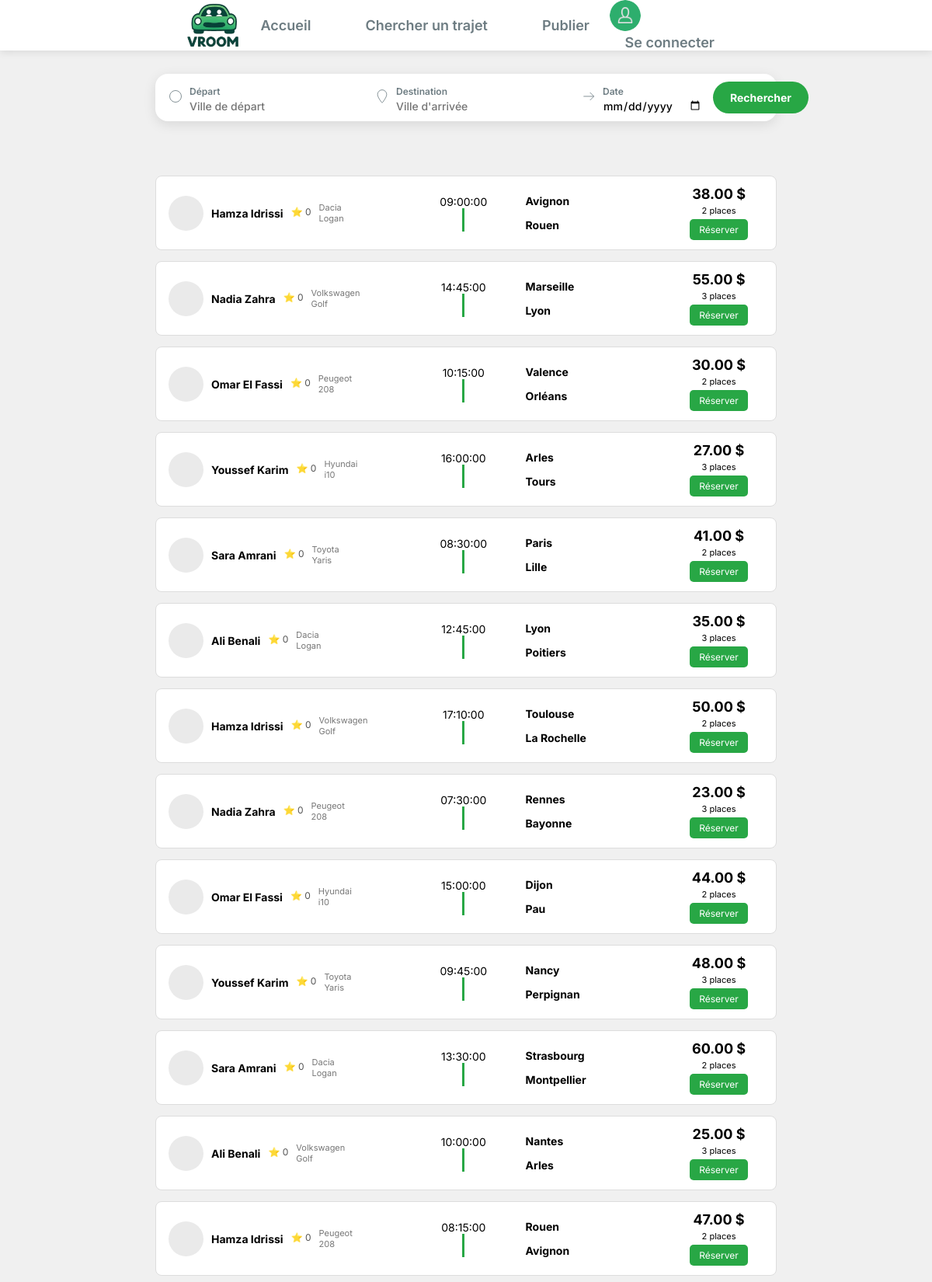
Screenshot of /index.php?page=recherche_trajet (upper part) with the database file from the repository.
### tables this page shows
CREATE TABLE `annonces` (
  `id` bigint(20) UNSIGNED NOT NULL,
  `id_conducteur` bigint(20) UNSIGNED NOT NULL,
  `id_vehicule` bigint(20) UNSIGNED NOT NULL,
  `date_depart` date NOT NULL,
  `heure_depart` time NOT NULL,
  `datetime_depart` datetime NOT NULL,
  `prix_par_personne` decimal(10,2) NOT NULL,
  `places_disponibles` int(11) NOT NULL,
  `description` text NOT NULL,
  `id_lieu_depart` bigint(20) UNSIGNED NOT NULL,
  `id_lieu_arrivee` bigint(20) UNSIGNED NOT NULL,
  `statut` enum('active','complete','annulee','expiree') DEFAULT 'active',
  `date_creation` timestamp NOT NULL DEFAULT current_timestamp(),
  `distance_km` decimal(6,2) DEFAULT NULL,
  `duree_minutes` int(11) DEFAULT NULL,
  `heure_arrivee` time DEFAULT NULL,
  `date_arrivee` date DEFAULT NULL,
  `route_index` int(11) DEFAULT 0,
  `trafic` tinyint(1) DEFAULT 1
);

CREATE TABLE `utilisateurs` (
  `id` bigint(20) UNSIGNED NOT NULL,
  `nom` varchar(255) NOT NULL,
  `prenom` varchar(255) NOT NULL,
  `email` varchar(255) DEFAULT NULL,
  `telephone` varchar(20) DEFAULT NULL,
  `avatar` varchar(255) DEFAULT NULL,
  `biographie` text DEFAULT NULL,
  `mot_de_passe` varchar(255) NOT NULL,
  `token_notification` varchar(255) DEFAULT NULL,
  `premiere_connexion` tinyint(1) NOT NULL DEFAULT 1,
  `try_token` int(11) NOT NULL DEFAULT 0,
  `remember_token` varchar(100) DEFAULT NULL,
  `date_creation` timestamp NOT NULL DEFAULT current_timestamp(),
  `date_mise_a_jour` timestamp NOT NULL DEFAULT current_timestamp() ON UPDATE current_timestamp(),
  `note` float DEFAULT 0,
  `photo_profil` varchar(255) DEFAULT NULL
);

CREATE TABLE `vehicules` (
  `id` bigint(20) UNSIGNED NOT NULL,
  `id_utilisateur` bigint(20) UNSIGNED NOT NULL,
  `marque` varchar(100) NOT NULL,
  `modele` varchar(100) NOT NULL,
  `annee` year(4) NOT NULL,
  `couleur` varchar(50) NOT NULL,
  `matricule` varchar(50) NOT NULL,
  `date_creation` timestamp NOT NULL DEFAULT current_timestamp()
);

CREATE TABLE `lieux` (
  `id` bigint(20) UNSIGNED NOT NULL,
  `nom` varchar(255) NOT NULL,
  `latitude` decimal(10,6) NOT NULL,
  `longitude` decimal(10,6) NOT NULL
);

### Controleur/c_trajet.php (called while the page is built, shortened)
<?php
require_once __DIR__ . '/../Modele/annonces.php';
class c_recherche_trajet {
    public function afficher(): void {
        $annonces = Annonces::recherche_trajets();
        require __DIR__ . '/../Vue/head.php';
        require __DIR__ . '/../Vue/header.php';
        require __DIR__ . '/../Vue/pages/v_recherche_trajet.php';
        require __DIR__ . '/../Vue/footer.php';
    }
}
?>

### Modele/annonces.php (called while the page is built, shortened)
<?php
class Annonces {
    public static function recherche_trajets(array $filters = [], string $sort = 'date_desc'): array {
    $trajets = [];
    $db = dbConnect();
    $sql = "SELECT id
            FROM annonces
            WHERE statut = :statut";
    $params = [
        ':statut' => 'active'
    ];
    switch ($sort) {
        case 'date_desc':
        default:
            $sql .= " ORDER BY date_depart DESC";
            break;
    }
    $stmt = $db->prepare($sql);
    $stmt->execute($params);
    while ($row = $stmt->fetch(PDO::FETCH_ASSOC)) {
        $trajets[] = [
            "id" => (int) $row["id"],
        ];
    }
    return $trajets;
    }
    public static function detail_trajet(int $id): ?array
    {
        $db = dbConnect();
        $sql = "
        SELECT
            a.id,
            a.date_depart,
            a.heure_depart,
            a.prix_par_personne,
            a.places_disponibles,
            a.description,
            u.nom AS conducteur_nom,
            u.note AS conducteur_note,
            u.avatar,
            v.marque,
            v.modele,
            ld.nom AS lieu_depart,
            la.nom AS lieu_arrivee
        FROM annonces a
        JOIN utilisateurs u ON a.id_conducteur = u.id
        JOIN vehicules v ON a.id_vehicule = v.id
        JOIN lieux ld ON a.id_lieu_depart = ld.id
        JOIN lieux la ON a.id_lieu_arrivee = la.id
        WHERE a.id = :id
        AND a.statut = 'active'
        ";
        $stmt = $db->prepare($sql);
        $stmt->execute(['id' => $id]);
        $annonce = $stmt->fetch(PDO::FETCH_ASSOC);
        return $annonce ?: null;
    }
}

### Vue/pages/v_recherche_trajet.php (the view, shortened to what this page needs)
<body>
    <section class="search-container">
        <form class="search-box" action="index.php" method="GET">
            <div class="search-field">
                <div class="icon"><svg viewBox="0 0 24 24"><circle cx="12" cy="12" r="9"/></svg></div>
                <div class="field-content">
                    <label>Départ</label>
                    <input type="text" name="depart" placeholder="Ville de départ">
                </div>
            </div>
            <div class="search-field">
                <div class="icon"><svg viewBox="0 0 24 24"><path d="M12 2a7 7 0 0 0-7 7c0 5.25 7 13 7 13s7-7.75 7-13a7 7 0 0 0-7-7z"/></svg></div>
                <div class="field-content">
                    <label>Destination</label>
                    <input type="text" name="destination" placeholder="Ville d'arrivée">
                </div>
            </div>
            <div class="search-field">
                <div class="icon"><svg viewBox="0 0 24 24"><path d="M4 12h16m-6-6l6 6-6 6"/></svg></div>
                <div class="field-content">
                    <label>Date</label>
                    <input type="date" name="date">
                </div>
            </div>
            <button class="search-btn" type="submit" name="action" value="actionChercherTrajets">Rechercher</button>
        </form>
    </section>
    <section class="trajets-container">
            <?php if (!empty($annonces)): ?>
                <?php foreach ($annonces as $annonce):
                    $trajet = Annonces::detail_trajet((int)$annonce['id']);
                ?>
                    <div class="trajet-ligne">
                        <div class="col-driver">
                            <div class="avatar"><?= htmlspecialchars($trajet["avatar"] ?? '') ?></div>
                            <div class="driver-name"><?= htmlspecialchars($trajet["conducteur_nom"] ?? '') ?></div>
                            <div class="driver-stars">⭐ <?= htmlspecialchars($trajet["conducteur_note"] ?? 0) ?></div>
                            <div class="driver-details">
                                <p><?= htmlspecialchars($trajet["marque"] ?? '') ?></p>
                                <p><?= htmlspecialchars($trajet["modele"] ?? '') ?></p>
                            </div>
                        </div>
                        <div class="col-horaires">
                            <div class="time-block">
                                <span class="heure"><?= htmlspecialchars($trajet["heure_depart"]) ?></span>
                            </div>
                            <div >
                                <div class="bar"></div>
                            </div>
                        </div>
                        <div class="col-villes">
                            <div class="ville">
                                <h4><?= htmlspecialchars($trajet["lieu_depart"] ?? '') ?></h4>
                            </div>
                            <div class="ville">
                                <h4><?= htmlspecialchars($trajet["lieu_arrivee"] ?? '') ?></h4>
                            </div>
                        </div>
                        <div class="col-prix">
                            <div class="prix"><?= htmlspecialchars($trajet["prix_par_personne"] ?? '') ?> $</div>
                            <div class="prix-info"><?= htmlspecialchars($trajet["places_disponibles"] ?? '')?> places</div>
                            <button class="btn-reserver"
                                onclick="window.location.href='index.php?page=detail_trajet&id=<?= htmlspecialchars($trajet['id']) ?>'">
                                Réserver
                            </button>
                        </div>
                    </div>
                <?php endforeach; ?>
            <?php else: ?>
                <p>Aucun trajet trouvé</p>
            <?php endif; ?>
    </section>
</body>

### Ressources/CSS/commun.css (style rules this page uses)
:root { --couleurVerte: #28a745; --couleurVerteFonce: #1f7e36; --texteGris: #6d7c82; --titreNoir: #222; --fondClair: #ffffff; --ombre: rgba(0,0,0,0.10); --ombreHover: rgba(0,0,0,0.18); }
* { font-family: 'Inter', sans-serif; box-sizing: border-box; padding: 0; margin: 0; }
body { background-color: #f0f0f0; align-items: center; justify-content: center; margin: auto 0; }

### Ressources/CSS/recherche_trajet.css (style rules this page uses)
.search-container { transform: translateX(0%); max-width: 800px; margin: 30px auto 20px auto; }
.search-box { background: var(--fondClair); width: 100%; padding: 10px 16px; border-radius: 16px; display: flex; align-items: center; gap: 14px; box-shadow: 0 4px 16px rgba(0,0,0,0.10); }
.search-field { display: flex; align-items: center; flex: 1; gap: 8px; }
.icon svg { width: 20px; height: 20px; stroke: var(--texteGris); fill: none; }
.field-content label { font-size: 12px; font-weight: 600; color: var(--texteGris); margin-bottom: 2px; }
.field-content input { border: none; outline: none; font-size: 14px; font-weight: 500; }
.search-btn { background: var(--couleurVerte); border: none; color: var(--fondClair); padding: 12px 22px; font-size: 14px; font-weight: 700; border-radius: 40px; cursor: pointer; flex-shrink: 0; }
.trajets-container { max-width: 800px; margin: auto; display: flex; flex-direction: column; gap: 14px; padding-bottom: 30px; padding-top:50px; }
.trajet-ligne { display: flex; align-items: center; justify-content: space-between; padding: 12px 16px; border-radius: 8px; border: 1px solid #ddd; background: #fff; }
.col-driver { display: flex; align-items: center; gap: 10px; width: 300px; }
.avatar { width: 45px; height: 45px; border-radius: 50%; background: #eaeaea; font-size: 18px; display: flex; align-items: center; justify-content: center; }
.driver-name { font-weight: 700; font-size: 14px; }
.driver-stars { font-size: 12px; color: #555; margin-bottom: 3px; }
.driver-details p { font-size: 11px; margin: 0; color: #777; }
.col-horaires { width: 10%; display: flex; flex-direction: column; align-items: center; }
.time-block { gap: 4px; font-size: 14px; }
.bar { width: 3px; height: 30px; background: #28a745; }
.col-villes { width: 150px; display: flex; flex-direction: column; gap: 14px; }
.ville h4 { font-size: 14px; }
.col-prix { width: 15%; display: flex; flex-direction: column; align-items: center; gap: 4px; }
.prix { font-size: 18px; font-weight: 700; }
.prix-info { font-size: 11px; }
.btn-reserver { background: #28a745; color: white; padding: 6px 12px; border: none; border-radius: 5px; cursor: pointer; font-size: 12px; }

### rows the page displays
annonces: id_conducteur.nom "Hamza Idrissi", id_conducteur.note "0", id_vehicule.marque "Dacia", id_vehicule.modele "Logan", heure_depart "09:00:00", id_lieu_depart.nom "Avignon", id_lieu_arrivee.nom "Rouen", prix_par_personne "38.00", places_disponibles "2"
annonces: id_conducteur.nom "Nadia Zahra", id_conducteur.note "0", id_vehicule.marque "Volkswagen", id_vehicule.modele "Golf", heure_depart "14:45:00", id_lieu_depart.nom "Marseille", id_lieu_arrivee.nom "Lyon", prix_par_personne "55.00", places_disponibles "3"
annonces: id_conducteur.nom "Omar El Fassi", id_conducteur.note "0", id_vehicule.marque "Peugeot", id_vehicule.modele "208", heure_depart "10:15:00", id_lieu_depart.nom "Valence", id_lieu_arrivee.nom "Orléans", prix_par_personne "30.00", places_disponibles "2"
annonces: id_conducteur.nom "Youssef Karim", id_conducteur.note "0", id_vehicule.marque "Hyundai", id_vehicule.modele "i10", heure_depart "16:00:00", id_lieu_depart.nom "Arles", id_lieu_arrivee.nom "Tours", prix_par_personne "27.00", places_disponibles "3"
annonces: id_conducteur.nom "Sara Amrani", id_conducteur.note "0", id_vehicule.marque "Toyota", id_vehicule.modele "Yaris", heure_depart "08:30:00", id_lieu_depart.nom "Paris", id_lieu_arrivee.nom "Lille", prix_par_personne "41.00", places_disponibles "2"
annonces: id_conducteur.nom "Ali Benali", id_conducteur.note "0", id_vehicule.marque "Dacia", id_vehicule.modele "Logan", heure_depart "12:45:00", id_lieu_depart.nom "Lyon", id_lieu_arrivee.nom "Poitiers", prix_par_personne "35.00", places_disponibles "3"
annonces: id_conducteur.nom "Hamza Idrissi", id_conducteur.note "0", id_vehicule.marque "Volkswagen", id_vehicule.modele "Golf", heure_depart "17:10:00", id_lieu_depart.nom "Toulouse", id_lieu_arrivee.nom "La Rochelle", prix_par_personne "50.00", places_disponibles "2"
annonces: id_conducteur.nom "Nadia Zahra", id_conducteur.note "0", id_vehicule.marque "Peugeot", id_vehicule.modele "208", heure_depart "07:30:00", id_lieu_depart.nom "Rennes", id_lieu_arrivee.nom "Bayonne", prix_par_personne "23.00", places_disponibles "3"
annonces: id_conducteur.nom "Omar El Fassi", id_conducteur.note "0", id_vehicule.marque "Hyundai", id_vehicule.modele "i10", heure_depart "15:00:00", id_lieu_depart.nom "Dijon", id_lieu_arrivee.nom "Pau", prix_par_personne "44.00", places_disponibles "2"
annonces: id_conducteur.nom "Youssef Karim", id_conducteur.note "0", id_vehicule.marque "Toyota", id_vehicule.modele "Yaris", heure_depart "09:45:00", id_lieu_depart.nom "Nancy", id_lieu_arrivee.nom "Perpignan", prix_par_personne "48.00", places_disponibles "3"
annonces: id_conducteur.nom "Sara Amrani", id_conducteur.note "0", id_vehicule.marque "Dacia", id_vehicule.modele "Logan", heure_depart "13:30:00", id_lieu_depart.nom "Strasbourg", id_lieu_arrivee.nom "Montpellier", prix_par_personne "60.00", places_disponibles "2"
annonces: id_conducteur.nom "Ali Benali", id_conducteur.note "0", id_vehicule.marque "Volkswagen", id_vehicule.modele "Golf", heure_depart "10:00:00", id_lieu_depart.nom "Nantes", id_lieu_arrivee.nom "Arles", prix_par_personne "25.00", places_disponibles "3"
annonces: id_conducteur.nom "Hamza Idrissi", id_conducteur.note "0", id_vehicule.marque "Peugeot", id_vehicule.modele "208", heure_depart "08:15:00", id_lieu_depart.nom "Rouen", id_lieu_arrivee.nom "Avignon", prix_par_personne "47.00", places_disponibles "2"
